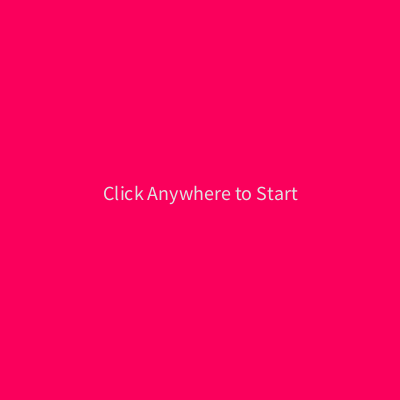
Frame 1 (no input)
Frame 60 (the mouse pressed at the canvas centre just before this capture): identical to frame 1, image omitted
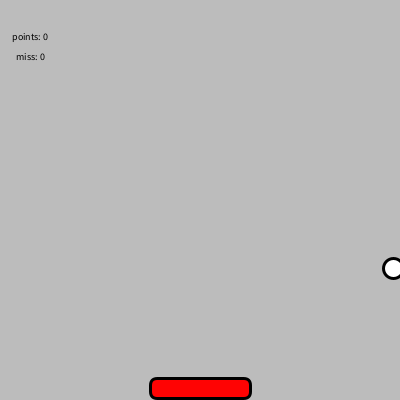
Frame 120 (the mouse held since frame 60 and released just before this capture)

The Processing sketch that drew these frames (run headless with seeded random() and noise(); from frame 60 on, the mouse is pressed at the canvas centre):

// Processing sketch: processing_149699
// ── processing_149699.pde

float ballX = 200;
float ballY = 150;
float dX = random(1, 5);
float dY = random(1, 5);
int offset = 0;
float xPos = 300;
float yPos = 100;
int rectPos;
float paddleX;
float paddleY;
float paddleH = 10;
float paddleW = 50;
int points = 0;
int miss = 0;
boolean gamestate = false;

void setup() {
  size(400, 400);
  paddleY = height - 12;
}

void draw() {
  background(188, 188, 188);

  if (gamestate != true) {

    textSize(20);
    background(250, 0, 92);
    textAlign(CENTER);
    fill(225);
    text("Click Anywhere to Start", width/2, height/2);
    points = 0;
    miss = 0;
    
    if (mousePressed) {
      gamestate = true;
    }
  }
    else {

      fill(255);
      stroke(0);
      ellipse(ballX, ballY, 20, 20);

      fill(255, 3, 3);
      strokeWeight(3);
      stroke(0);
      rectMode(RADIUS);
      rect(paddleX, paddleY, paddleW, paddleH, 7);


      if (ballX >= width) {
        dX = -dX; // if dX == 2, it becomes -2; if dX is -2, it becomes 2
      }

      if (ballX < 0) {
        dX = -dX;
      }

      if ((ballX <= paddleX + paddleW) && (ballX >= paddleX - paddleW) && (ballY >= paddleY - paddleH)) {
        dY = -dY;
        points ++;
      }
      else if (ballY > height) {
        dY = -dY;
        miss ++;
        
      }

      if (ballY <0) {
        dY = -dY;
      }

      ballX = ballX + dX;
      ballY = ballY + dY;


      paddleX = mouseX + offset;

      if (mouseX < 50) {
        offset = 50 - mouseX;
      }
      else if (mouseX > 50 && mouseX < 350) {
        offset = 0;
      }
      else if (mouseX > 350) {
        offset = 350 - mouseX;
      }

      fill(0);
      textSize(10);
      text("points: " + points, 30, 40);
      text("miss: " + miss, 30, 60);

      if (miss == 5) {
        textSize(30);
        text("NOT SO EASY HUH?!?", 200, 200);
      }
      if (miss == 20) {
        textSize(30);
        text("IT'S JUST GOIN TO KEEP GETTING HARDER!!!", 200, 70);
      }   
      if (miss == 30) {
        textSize(30);
        text("IT'S NOT GOING TO GET ANY EASIER!!!", 200, 70);
      }
      if (points == 40) {
        textSize(30);
        text("GOOD JOB!!!", 200, 70);
      } 
      else if (points >= 50) {
        textSize(30);
        text("YOU WON!", 200, 100);
        noLoop();
      }
    }
  
     if (key == CODED) {
      if (keyCode == LEFT) {
        paddleX = paddleX - paddleH;
      } 
      else if (keyCode == RIGHT) {
        paddleX = paddleX + 30;
      }
    }
  }


   void mousePressed() {
      if (gamestate == mousePressed && gamestate == false)
        gamestate = true;
    }
